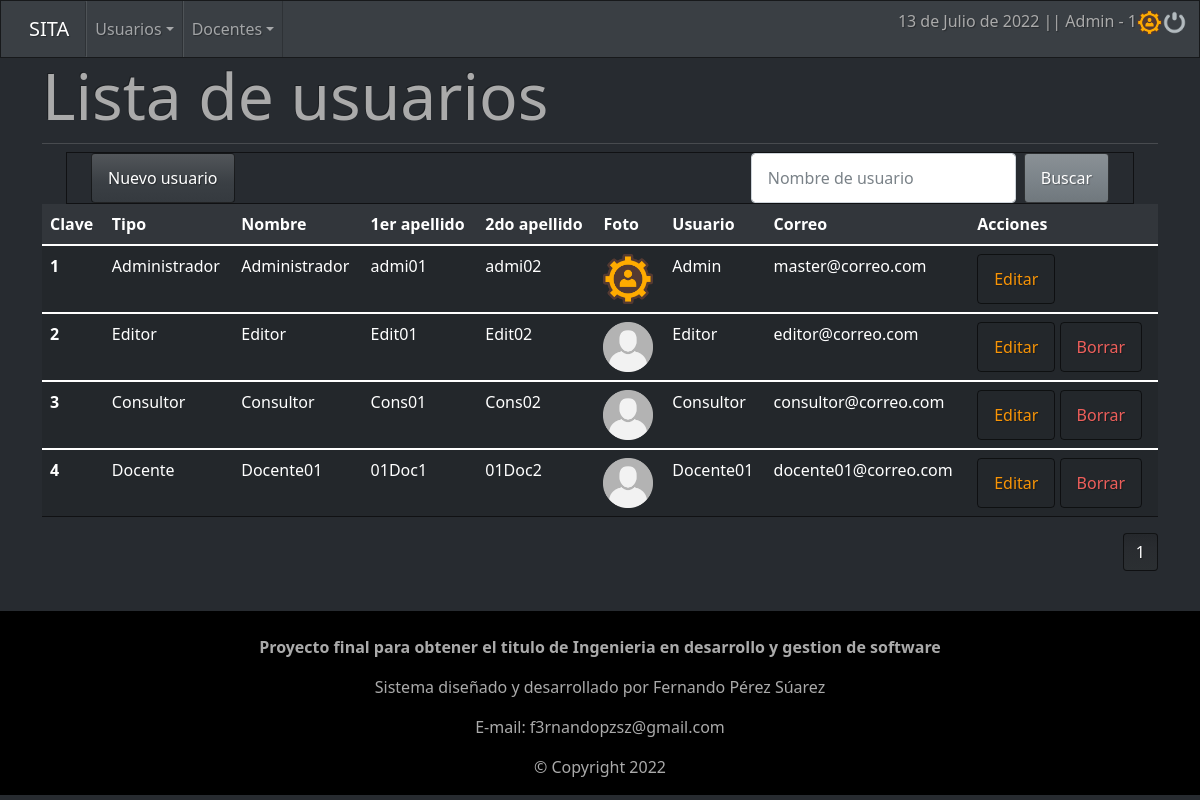
/sistema/secciones/verUsuario.php (signed in), run on the app's committed database.
### tables this page shows
CREATE TABLE `usuario` (
  `cve_usuario` int(11) NOT NULL AUTO_INCREMENT,
  `tipo` int(11) NOT NULL,
  `nombre` varchar(50) NOT NULL,
  `apellido1` varchar(50) NOT NULL,
  `apellido2` varchar(50) NOT NULL,
  `usuario` varchar(50) NOT NULL,
  `pass` varchar(255) NOT NULL,
  `foto` varchar(255) NOT NULL,
  `correo` varchar(200) NOT NULL,
  `activo` int(1) NOT NULL DEFAULT 1,
  PRIMARY KEY (`cve_usuario`),
  KEY `cve_tipo_usu` (`tipo`),
  KEY `tipo` (`tipo`),
  CONSTRAINT `usuario_ibfk_1` FOREIGN KEY (`tipo`) REFERENCES `tipo_usuario` (`cve_tipo_usu`) ON DELETE CASCADE ON UPDATE CASCADE
);

CREATE TABLE `tipo_usuario` (
  `cve_tipo_usu` int(11) NOT NULL AUTO_INCREMENT,
  `tipo` varchar(20) NOT NULL,
  `activo` int(1) NOT NULL DEFAULT 1,
  PRIMARY KEY (`cve_tipo_usu`)
);

### sistema/secciones/verUsuario.php (the view, shortened to what this page needs)
<?php include("../template/cabecera.php"); ?>
<?php
include "../config/conexion.php";
?>
            <div class="jumbotron">
                <h1 class="display-3">Lista de usuarios</h1>
                <hr class="my-2">
                <div class="container-fluid">
                    <nav class="navbar navbar-expand-lg navbar-dark bg-dark">
                        <div class="container-fluid">
                            <button type="button" onclick="location.href='nuevoUsuario.php'" class="btn btn-primary">Nuevo usuario</button>
                            <form action="buscarUsuario.php" method="get" class="d-flex">
                                <input class="form-control me-sm-2" type="text" name="busqueda" id="busqueda" placeholder="Nombre de usuario">
                                <input class="btn btn-secondary my-2 my-sm-0" type="submit" value="Buscar">
                            </form>
                        </div>
                    </nav>
                </div>
                <table class="table table-hover">
                    <thead>
                        <tr>
                        <th scope="col">Clave</th>
                        <th scope="col">Tipo</th>
                        <th scope="col">Nombre</th>
                        <th scope="col">1er apellido</th>
                        <th scope="col">2do apellido</th>
                        <th scope="col">Foto</th>
                        <th scope="col">Usuario</th>
                        <th scope="col">Correo</th>
                        <th scope="col">Acciones</th>
                        </tr>
                    </thead>
                    <?php
                        $sql_registro = mysqli_query($conexion, "SELECT COUNT(*) AS total_registro FROM usuario WHERE activo = 1");
                        $result_registro = mysqli_fetch_array($sql_registro);
                        $total_registro = $result_registro['total_registro'];
                        $por_pagina = 5;
                        if(empty($_GET['pagina']))
                        {
                            $pagina = 1;
                        }else{
                            $pagina = $_GET['pagina'];
                        }
                        $desde = ($pagina-1) * $por_pagina;
                        $total_pagina = ceil($total_registro / $por_pagina);
                        $query = mysqli_query($conexion, "SELECT u.cve_usuario,
                                                                 r.tipo,
                                                                 u.nombre,
                                                                 u.apellido1,
                                                                 u.apellido2,
                                                                 u.foto,
                                                                 u.usuario,
                                                                 u.correo
                                                                 FROM usuario u INNER JOIN tipo_usuario r ON u.tipo = r.cve_tipo_usu WHERE u.activo = 1 ORDER BY cve_usuario ASC LIMIT $desde,$por_pagina;");
                        $result = mysqli_num_rows($query);
                        if($result > 0){
                            while ($data = mysqli_fetch_array($query)){
                                ?>
                                <tbody>
                                    <tr class="table-active">
                                        <th scope="row"><?php echo $data ['cve_usuario']; ?></th>
                                        <td><?php echo $data ['tipo']; ?></td>
                                        <td><?php echo $data ['nombre']; ?></td>
                                        <td><?php echo $data ['apellido1']; ?></td>
                                        <td><?php echo $data ['apellido2']; ?></td>
                                        <td> <img src="/SITA/sistema/files/usuario/<?php echo $data ['foto']; ?>" style="width: 50px; height:50px;"> </td>
                                        <td><?php echo $data ['usuario']; ?></td>
                                        <td><?php echo $data ['correo']; ?></td>
                                        <td>
                                            <form method="post">
                                                <a role="button" class="btn btn-outline-warning" href="editarUsuario.php?id=<?php echo $data ['cve_usuario']; ?>">Editar</a>
                                                <?php if($data['cve_usuario'] != 1){ ?>
                                                <a role="button" class="btn btn-outline-danger" href="eliminarUsuario.php?id=<?php echo $data ['cve_usuario']; ?>" >Borrar</a>
                                                <?php } ?>
                                            </form>
                                        </td>
                                    </tr>
                                </tbody>
                            <?php
                            }
                        }
                        ?>
                </table>
                <?php
                    if($total_registro!= 0){
                ?>
                <div>
                    <ul class="pagination justify-content-end">
                        <?php
                            for ($i=1; $i <= $total_pagina; $i++){
                                if($i == $pagina){
                                    echo '<li class="page-item active"><a class="page-link">'.$i.'</a></li>';
                                }else{
                                    echo '<li class="page-item"><a class="page-link" href="?pagina='.$i.'">'.$i.'</a></li>';
                                }
                            }
                        ?>
                    </ul>
                </div>
                <?php } ?>
			</div>
<?php include("../template/pie.php"); ?>

### sistema/template/cabecera.php (shortened to what this page needs)
<?php
if(!isset($_SESSION['usuario'])){
	header("Location:/SITA/index.php");
}else{
	if($_SESSION['active']==true){
		$s_tipo=$_SESSION["tipo"];
		$s_usuario=$_SESSION["usuario"];
		$s_foto=$_SESSION["foto"];
	}
}
?>
<?php
function fechaC(){
	$mes = array("","Enero",
					"Febrero",
					"Marzo",
					"Abril",
					"Mayo",
					"Junio",
					"Julio",
					"Agosto",
					"Septiembre",
					"Octubre",
					"Noviembre",
					"Diciembre");
					return date('d')." de ". $mes[date('n')] . " de " . date('Y');
}
?>
<!DOCTYPE html>
<html lang="es">
<head>
	<link rel="stylesheet" href="/SITA/sistema/css/bootstrap.css"/>
	<link rel="stylesheet" href="/SITA/sistema/css/style.css"/>
</head>
<body>
	<header>
		<nav class="navbar navbar-expand-lg navbar-dark bg-primary">
			<div class="container-fluid">
				<a class="navbar-brand" href="../index.php">SITA</a>
				<div class="collapse navbar-collapse">
					<ul class="navbar-nav me-auto">
						<?php if($s_tipo != 4){ ?>
							<?php if($s_tipo == 1){ ?>
								<li class="nav-item dropdown">
									<a class="nav-link dropdown-toggle" data-bs-toggle="dropdown" href="#" role="button" aria-haspopup="true" aria-expanded="false">Usuarios</a>
								</li>
							<?php } ?>
							<li class="nav-item dropdown">
								<a class="nav-link dropdown-toggle" data-bs-toggle="dropdown" href="#" role="button" aria-haspopup="true" aria-expanded="false">Docentes</a>
							</li>
						<?php } ?>
					</ul>
					<form class="d-flex">
						<p> <?php echo fechaC(); ?> |</p>
						<span class="user">|  <?php echo $s_usuario .' - '. $s_tipo ?> </span>
						<a href="/SITA/sistema/secciones/mi_usuario.php"><img class="photouser" src="/SITA/sistema/files/usuario/<?php echo $s_foto; ?>" alt="Usuario" style="width: 25px; height:25px;"></a>
						<a href="/SITA/sistema/config/salir.php"><img class="close" src="/SITA/sistema/elementos/salir.png" alt="Salir del sistema" style="width: 25px; height:25px;" title="Salir"></a>
					</form>
				</div>
			</div>
		</nav>
	</header>
	<div class="container">
		<div class="row">
			<br>

### sistema/template/pie.php (shortened to what this page needs)
        </div>
    </div>
    <footer class="bg-black">
        <div class="container">
            <div class="row">
                <div class="col-md-12 ">
                    <br>
                    <p class="text-center"><b>Proyecto final para obtener el titulo de Ingenieria en desarrollo y gestion de software</b></p>
                    <p class="text-center">Sistema diseñado y desarrollado por Fernando Pérez Súarez</p>
                    <p class="text-center">E-mail: f3rnandopzsz@gmail.com</p>
                    <p class="text-center">© Copyright 2022<br></p>
                </div>
            </div>
        </div>
    </footer>
</body>
</html>

### data on the page
usuario: cve_usuario "1", tipo.tipo "Administrador", nombre "Administrador", apellido1 "admi01", apellido2 "admi02", foto (picture), usuario "Admin", correo "master@correo.com"
usuario: cve_usuario "2", tipo.tipo "Editor", nombre "Editor", apellido1 "Edit01", apellido2 "Edit02", foto (placeholder picture), usuario "Editor", correo "editor@correo.com"
usuario: cve_usuario "3", tipo.tipo "Consultor", nombre "Consultor", apellido1 "Cons01", apellido2 "Cons02", foto (placeholder picture), usuario "Consultor", correo "consultor@correo.com"
usuario: cve_usuario "4", tipo.tipo "Docente", nombre "Docente01", apellido1 "01Doc1", apellido2 "01Doc2", foto (placeholder picture), usuario "Docente01", correo "docente01@correo.com"

### other printed values
fechaC() "13 de Julio de 2022"
$s_usuario "Admin"
$s_tipo "1"
